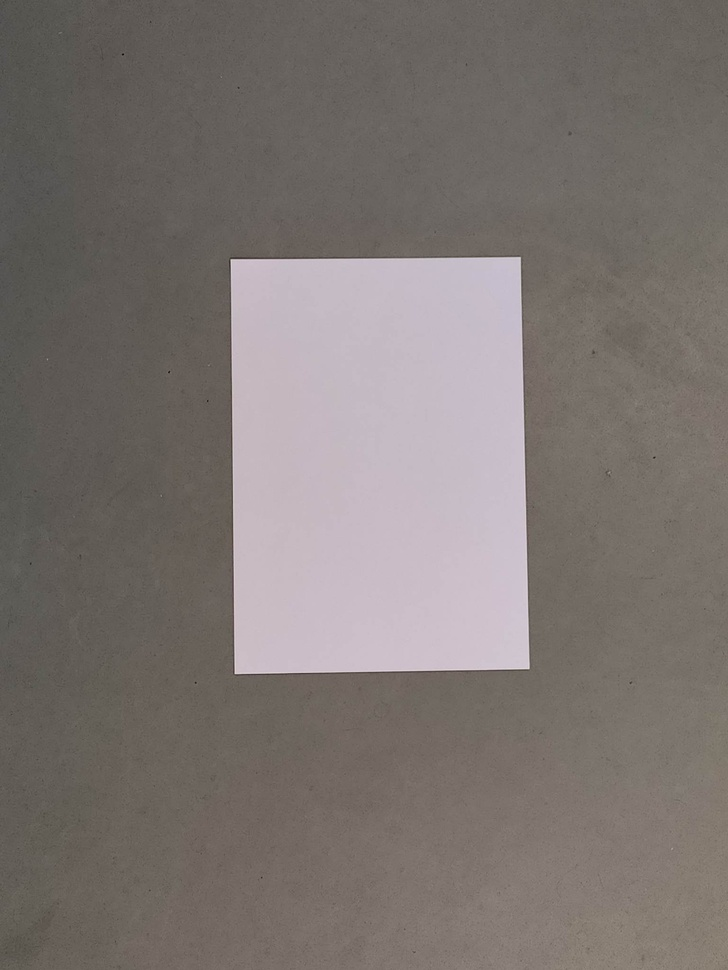
#> input picture Papir.jpg, 728 x 970 px, shrunk from 1537 x 2048 before the run
$ python Trackpoints.py
#> lines starting #> are read from the running program, lines starting #| are printed output that depends on the picture; after the words box and inside, x2 and y2 are one past the last pixel; in counts of white or black regions, pixels touching at a corner belong together; long printed decimals are rounded
import cv2
import numpy as np
from matplotlib import pyplot as plt

# Find Reference point
# Find størrelsesforhold mellem pixel og A3 papir 297 x 420 mm
# Find Size of paper in pixels / mm.
# Converter billede til grayscale
# Lav ROI så vi kun ser på papiret
# Lav edgedetection på ROI - Sobel / Canny edge detection for isolation af streg
# Binary Image, Euclidian Transform, Skeletonize for single edge.
# Find hjørner på stregen
# Iterpolate stregen og dan x antal punkter

img = cv2.imread('Papir.jpg')
#> img is the input picture: shape (970, 728, 3); mean B, G, R 113.5, 116.9, 124.4

#binary = np.float32(binary)

gray = cv2.cvtColor(img, cv2.COLOR_BGR2GRAY)
#gray = cv2.threshold(img, 150,255,cv2.THRESH_BINARY)
gray = np.float32(gray)
dst = cv2.cornerHarris(gray, 10, 3, 0.04)
ret, dst = cv2.threshold(dst,0.1*dst.max(),255,0)
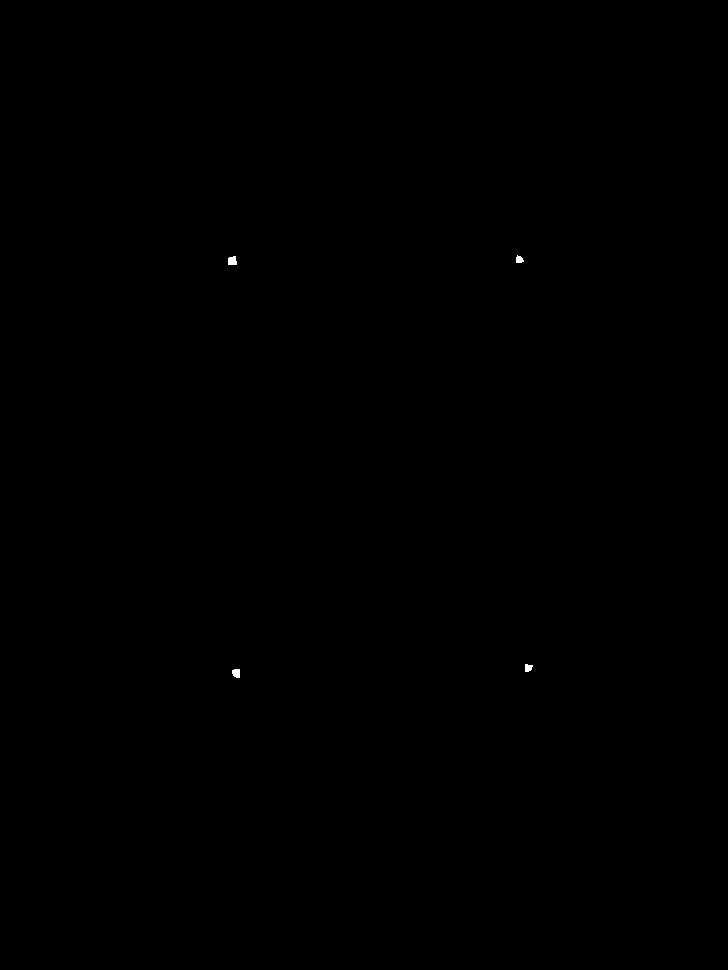
#> dst: shape (970, 728) float32; 0.03% white; 4 white regions, box (x1, y1, x2, y2) and area: (228, 256, 237, 265) 70, (232, 669, 240, 678) 62, (525, 664, 533, 672) 50, (516, 255, 524, 263) 47
#> ret = 618735.1
dst=np.uint8(dst)
ret, labels, stats, centroids = cv2.connectedComponentsWithStats(dst)
#> labels: shape (970, 728) int32; 5 distinct labels, from 0 to 4
#> ret = 5; stats = [[0, 0, 728, 970, 705931], [516, 255, 8, 8, 47], [228, 256, 9, 9, 70], [525, 664, 8, 8, 50], [232, 669, 8, 9, 62]]; centroids = [[363.5, 484.5], [519, 259.1], [231.9, 260.5], [527.9, 667.4], [235.9, 672.7]]
criteria = (cv2.TERM_CRITERIA_EPS + cv2.TERM_CRITERIA_MAX_ITER,100,0.001)
corners = cv2.cornerSubPix(gray,np.float32(centroids),(5,5),(-1,-1),criteria)
#> corners = [[363.5, 484.5], [520.4, 256.5], [230, 258.7], [529.1, 668.6], [234.3, 673.6]]

points=[]

for i in range(1,len(corners)):
    print(corners[i])
    print(len(corners))
    print("hej")
#> this loop made 4 passes
#| [520.352 256.5414 ]
#| 5
#| hej
#| [229.9526  258.685]
#| 5
#| hej
#| [529.0732 668.6029]
#| 5
#| hej
#| [234.254 673.5835 ]
#> (further printed lines are left out)
img[dst>0.1*dst.max()]=[0,0,255]
#> img: shape (970, 728, 3); 0.03% of pixels changed, all inside (x1, y1, x2, y2) = (228, 255, 533, 678)

x1 = corners[1]
#> x1 = [520.4, 256.5]
y1 = corners[2]
#> y1 = [230, 258.7]
x2 = corners[3]
#> x2 = [529.1, 668.6]
y2 = corners[4]
#> y2 = [234.3, 673.6]
print('x1',x1[1])
#| x1 256.5414
img1 = img[int(x1[0]):int(x2[0]),int(y1[1]):int(y2[1])]
#img_crop = np.array()
#img_crop = [y1:y1+y2, x1:x1+x2]


print('x2',x2)
#| x2 [529.0732 668.6029]
print('y2',y2)
#| y2 [234.254 673.5835 ]

#cv2.imshow("crop", img_crop)
#dst = cv2.cornerHarris(binary, 2, 3, 0.04)

#dst=cv2.dilate(dst,None)
#img[dst>0.01*dst.max()]=[0,0,255]

cv2.imshow('papir', img1)
cv2.waitKey(0)
#def TrajectoryGenerationPoints(image)
    #Load Image
    #img = cv2.imread('OriginalImage', image)


    #return points

$ run again, with PaperSetup1.jpg copied over Papir.jpg
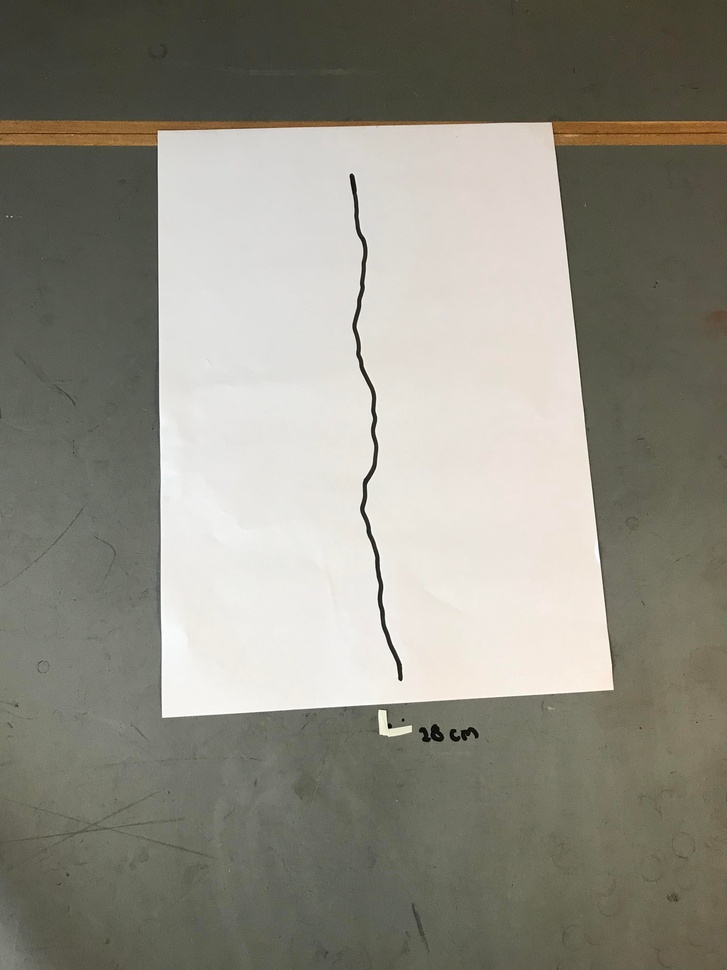
#> input picture PaperSetup1.jpg, 727 x 970 px, shrunk from 3024 x 4032 before the run
#> img is the input picture: shape (970, 727, 3); mean B, G, R 129.7, 140.7, 142.9
#> `dst = cv2.cornerHarris(gray, 10, 3, 0.04)`:
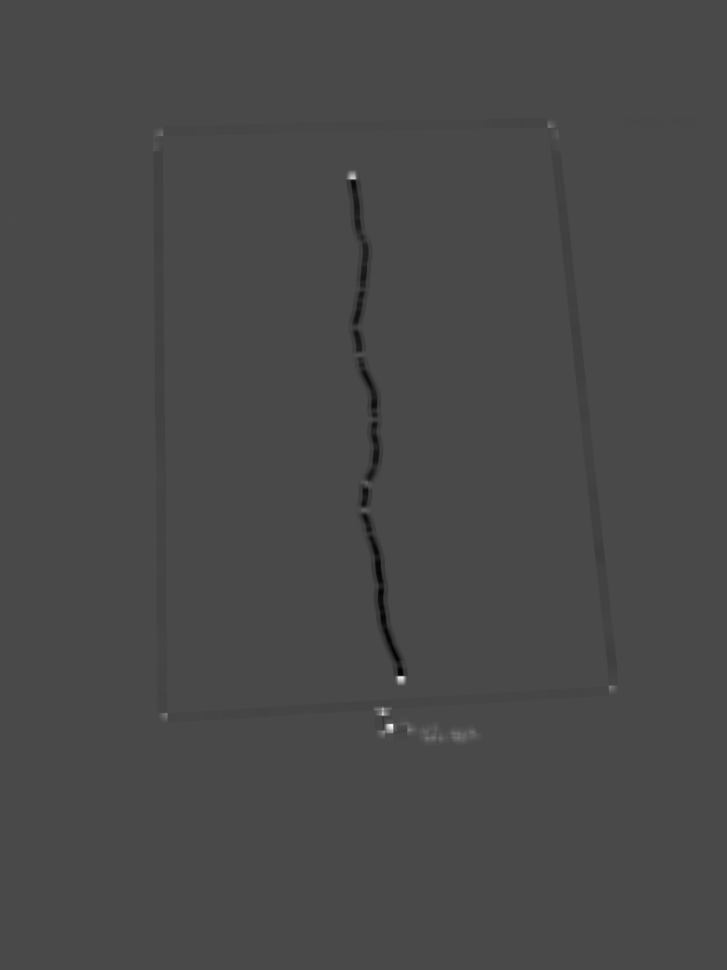
#> dst: shape (970, 727) float32; min -7826444.5, max 19454656, mean -32777.1; drawn with min black and max white
#> `ret, dst = cv2.threshold(dst,0.1*dst.max(),255,0)`: ret = 1945465.6
#> labels: shape (970, 727) int32; 17 distinct labels, from 0 to 16
#> `ret, labels, stats, centroids = cv2.connectedComponentsWithStats(dst)`: ret = 17; stats = 17 rows, first 6: [0, 0, 727, 970, 704308], [548, 122, 6, 6, 27], [157, 130, 6, 6, 26], [347, 171, 10, 9, 81], [366, 482, 2, 2, 4], [362, 509, 4, 2, 8]; centroids = 17 rows, first 8: [362.9, 484.3], [549.9, 124.9], [160.1, 133.1], [351.5, 175.2], [366.5, 482.5], [363.5, 509.5], [400.7, 679.7], [611.3, 687.9]
#> corners = 17 rows, first 8: [362.9, 484.3], [550.8, 121.7], [157.4, 130.4], [350.6, 172.4], [364, 486.8], [361.2, 510.1], [400.3, 681.2], [613.4, 689.4]
#> the loop `for i in range(1,len(corners)):` made 16 passes
#> (printed output is left out)
#> `img[dst>0.1*dst.max()]=[0,0,255]`:
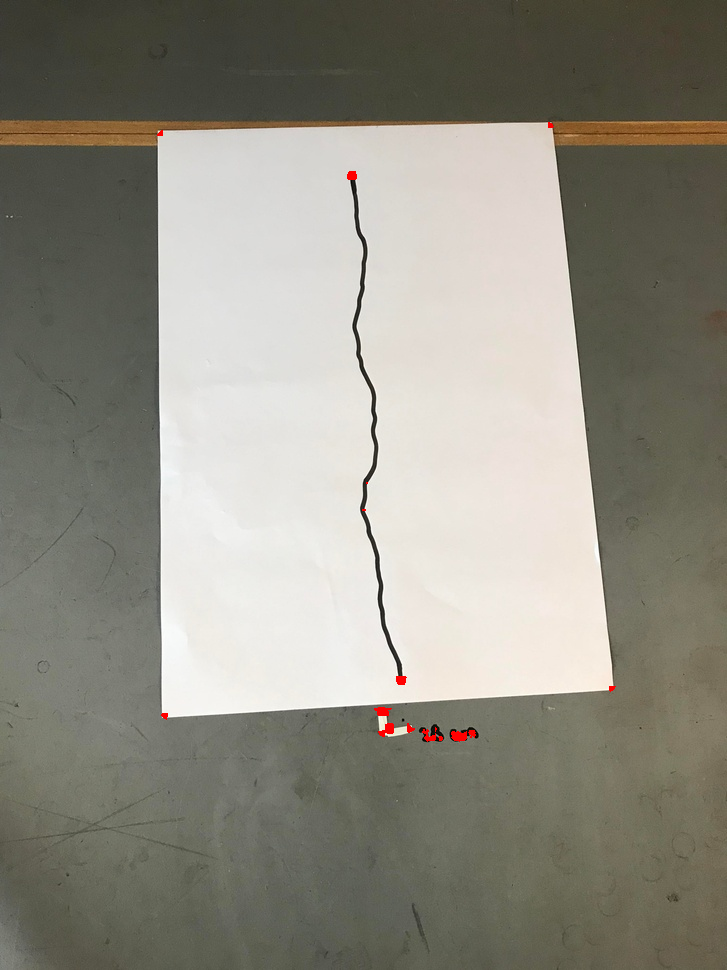
#> img: shape (970, 727, 3); 0.13% of pixels changed, all inside (x1, y1, x2, y2) = (157, 122, 616, 742)
#> x1 = [550.8, 121.7]
#> y1 = [157.4, 130.4]
#> x2 = [350.6, 172.4]
#> y2 = [364, 486.8]
#| x1 121.692
#> img1 = empty array
#| x2 [350.638 172.404]
#| y2 [363.9897  486.848]

$ run again, with paperSetup.jpg copied over Papir.jpg
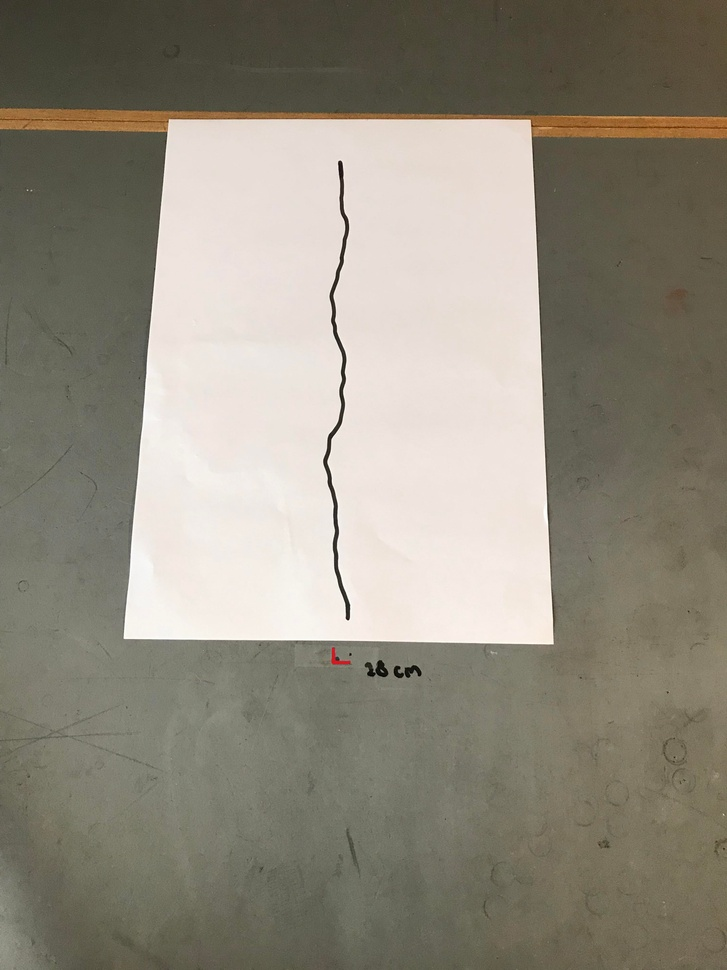
#> input picture paperSetup.jpg, 727 x 970 px, shrunk from 3024 x 4032 before the run
#> img is the input picture: shape (970, 727, 3); mean B, G, R 125.6, 139.1, 144.7
#> `dst = cv2.cornerHarris(gray, 10, 3, 0.04)`:
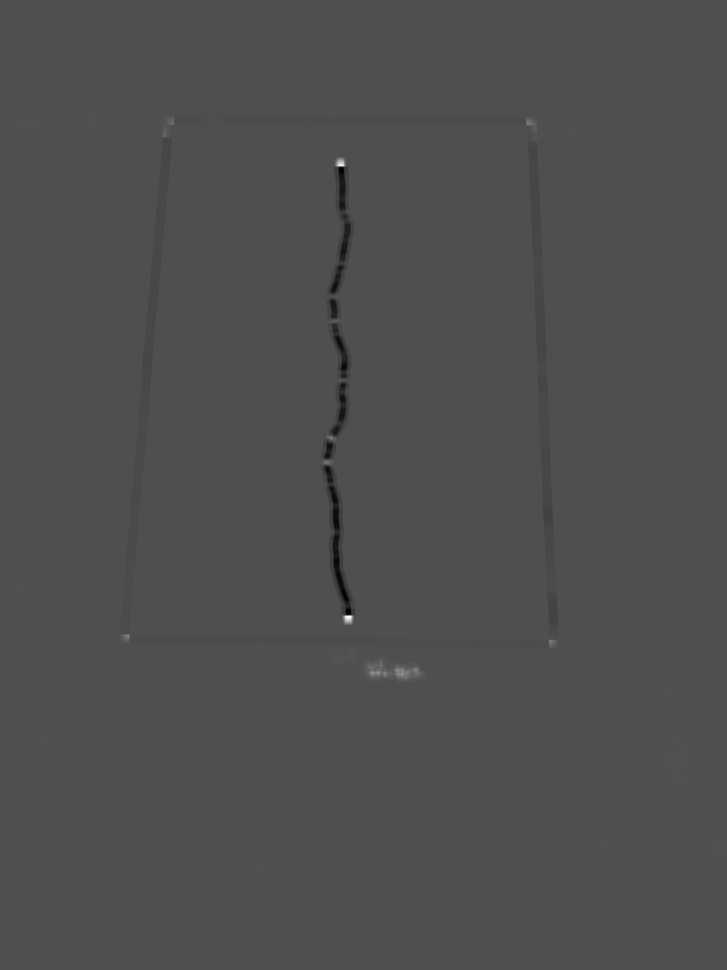
#> dst: shape (970, 727) float32; min -7339565.5, max 16059728, mean -28697.3; drawn with min black and max white
#> `ret, dst = cv2.threshold(dst,0.1*dst.max(),255,0)`: ret = 1605972.8
#> labels: shape (970, 727) int32; 12 distinct labels, from 0 to 11
#> `ret, labels, stats, centroids = cv2.connectedComponentsWithStats(dst)`: ret = 12; stats = [[0, 0, 727, 970, 704377], [169, 119, 5, 6, 23], [526, 119, 9, 6, 38], [163, 133, 2, 4, 8], [335, 158, 11, 9, 88], [327, 436, 6, 4, 16], [324, 461, 6, 3, 18], [343, 615, 11, 10, 98], [123, 634, 7, 7, 35], [549, 640, 6, 6, 30], [367, 662, 25, 16, 208], [394, 666, 27, 13, 251]]; centroids = [[363, 484.4], [171.4, 121.9], [529.2, 122.1], [163.5, 134.5], [339.9, 162.2], [330.1, 437.4], [326.5, 462], [347.8, 619.2], [126.1, 636.6], [551.1, 642.1], [377.1, 670.7], [405.8, 672.1]]
#> corners = [[363, 484.4], [168.7, 118.8], [530.1, 118.9], [167.1, 131.6], [339.3, 159.5], [328.5, 441.2], [323.9, 461.9], [347.3, 620.4], [123.2, 638.4], [553.3, 643.7], [375.3, 673.3], [405.5, 675.1]]
#> the loop `for i in range(1,len(corners)):` made 11 passes
#> (printed output is left out)
#> `img[dst>0.1*dst.max()]=[0,0,255]`:
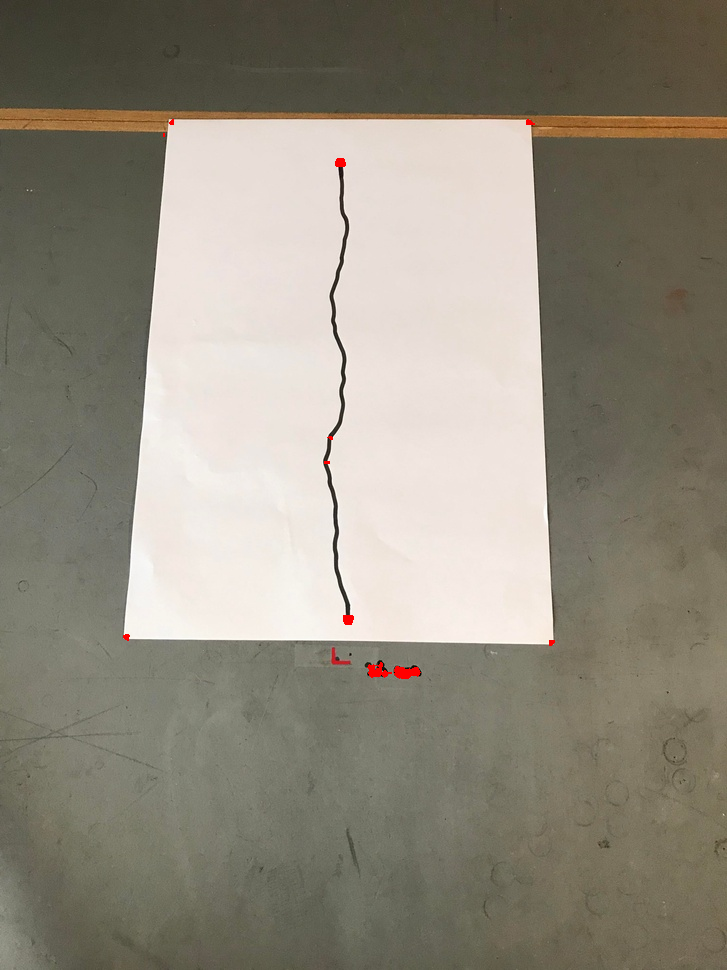
#> img: shape (970, 727, 3); 0.12% of pixels changed, all inside (x1, y1, x2, y2) = (123, 119, 555, 679)
#> x1 = [168.7, 118.8]
#> y1 = [530.1, 118.9]
#> x2 = [167.1, 131.6]
#> y2 = [339.3, 159.5]
#| x1 118.819
#> img1 = empty array
#| x2 [167.079 131.5521 ]
#| y2 [339.3199  159.493]
